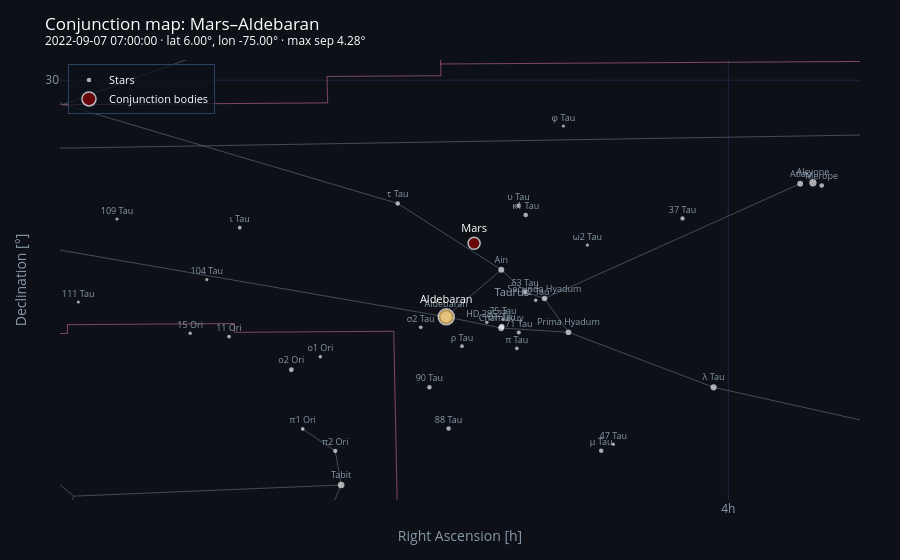

Notebook source saved alongside this figure:
### Markdown cell above
### Sky map with stellar context

`plot_map()` draws the conjunction on a Plotly equatorial map with stars from the visible catalogue and **constellation names** in the field of view (same spirit as `Stars.plot_stars`). The view is centred on the geometric mean of the body directions and is only produced when `in_conjunction` is true.

### Code cell
conjunction.plot_map(mag_namelimit=5.0)

### Figure 1 — Plotly figure (JSON) as saved in the notebook; plotly's stock layout.template omitted (floating-point values rounded to 4 significant figures; data arrays with more than 128 entries replaced by an {"elided": "..."} marker saying what was removed)
{"data": [{"hoverinfo": "skip", "line": {"color": "rgba(230, 120, 170, 0.65)", "width": 0.8}, "mode": "lines", "name": "boundaries", "showlegend": false, "type": "scatter", "x": {"elided": "8054 float values"}, "y": {"elided": "8054 float values"}}, {"hoverinfo": "skip", "line": {"color": "rgba(110, 125, 145, 0.55)", "width": 1}, "mode": "lines", "name": "asterisms", "showlegend": false, "type": "scatter", "x": {"elided": "2044 float values"}, "y": {"elided": "2044 float values"}}, {"hoverinfo": "skip", "mode": "text", "name": "constellation labels", "showlegend": false, "text": ["Taurus"], "textfont": {"color": "rgba(180, 195, 215, 0.82)", "size": 11}, "type": "scatter", "x": [67.14], "y": [17.88]}, {"customdata": [[0.87, "Aldebaran"], [2.85, "Alcyone"], [3.19, "Tabit"], [3.4, "Chamukuy"], [3.41, "λ Tau"], [3.53, "Ain"], [3.62, "Atlas"], [3.65, "Prima Hyadum"], [3.77, "Secunda Hyadum"], [3.84, "θ1 Tau"], [4.06, "ο2 Ori"], [4.14, "Merope"], [4.21, "κ1 Tau"], [4.25, "88 Tau"], [4.27, "μ Tau"], [4.27, "90 Tau"], [4.27, "τ Tau"], [4.28, "υ Tau"], [4.3, "δ3 Tau"], [4.35, "π2 Ori"], [4.36, "37 Tau"], [4.48, "71 Tau"], [4.62, "ι Tau"], [4.64, "π1 Ori"], [4.65, "ρ Tau"], [4.65, "11 Ori"], [4.67, "σ2 Tau"], [4.69, "π Tau"], [4.71, "ο1 Ori"], [4.78, "HD 28527"], [4.8, "δ2 Tau"], [4.81, "15 Ori"], [4.84, "47 Tau"], [4.91, "104 Tau"], [4.93, "ω2 Tau"], [4.96, "75 Tau"], [4.96, "109 Tau"], [4.97, "φ Tau"], [5, "111 Tau"]], "hovertemplate": "<b>%{customdata[1]}</b><br>RA: %{x:.2f}°<br>Dec: %{y:.2f}°<br>V mag: %{customdata[0]:.2f}<extra></extra>", "marker": {"color": "white", "line": {"width": 0}, "opacity": 0.65, "size": [11.26, 7.3, 6.62, 6.2, 6.18, 5.94, 5.76, 5.7, 5.46, 5.32, 4.88, 4.72, 4.58, 4.5, 4.46, 4.46, 4.46, 4.44, 4.4, 4.3, 4.28, 4.04, 3.76, 3.72, 3.7, 3.7, 3.66, 3.62, 3.58, 3.44, 3.4, 3.38, 3.32, 3.18, 3.14, 3.08, 3.08, 3.06, 3.0], "symbol": "circle"}, "mode": "markers+text", "name": "Stars", "showlegend": true, "text": ["Aldebaran", "Alcyone", "Tabit", "Chamukuy", "λ Tau", "Ain", "Atlas", "Prima Hyadum", "Secunda Hyadum", "θ1 Tau", "ο2 Ori", "Merope", "κ1 Tau", "88 Tau", "μ Tau", "90 Tau", "τ Tau", "υ Tau", "δ3 Tau", "π2 Ori", "37 Tau", "71 Tau", "ι Tau", "π1 Ori", "ρ Tau", "11 Ori", "σ2 Tau", "π Tau", "ο1 Ori", "HD 28527", "δ2 Tau", "15 Ori", "47 Tau", "104 Tau", "ω2 Tau", "75 Tau", "109 Tau", "φ Tau", "111 Tau"], "textfont": {"color": "#8899aa", "size": 9}, "textposition": "top center", "type": "scatter", "x": [69.31, 57.21, 72.77, 67.49, 60.49, 67.49, 57.63, 65.27, 66.06, 67.47, 74.41, 56.92, 66.68, 69.23, 64.19, 69.86, 70.9, 66.92, 66.7, 72.96, 61.51, 66.91, 76.11, 74.04, 68.78, 76.47, 70.14, 66.97, 73.45, 67.97, 66.35, 77.75, 63.79, 77.2, 64.65, 67.43, 80.16, 65.44, 81.44], "y": [16.55, 24.17, 6.999, 15.92, 12.55, 19.23, 24.12, 15.68, 17.59, 16.01, 13.55, 24.02, 22.34, 10.21, 8.948, 12.55, 23.0, 22.86, 17.98, 8.937, 22.14, 15.67, 21.62, 10.19, 14.89, 15.43, 15.96, 14.76, 14.29, 16.24, 17.49, 15.62, 9.32, 18.67, 20.63, 16.41, 22.12, 27.4, 17.4]}, {"hovertemplate": "<b>%{text}</b><br>RA: %{x:.2f}°<br>Dec: %{y:.2f}°<extra></extra>", "marker": {"color": ["#8E0000", "#ffcc66"], "line": {"color": "white", "width": 1.5}, "size": [12, 16], "symbol": "circle"}, "mode": "markers+text", "name": "Conjunction bodies", "text": ["Mars", "Aldebaran"], "textfont": {"color": "white", "size": 11}, "textposition": "top center", "type": "scatter", "x": [68.38, 69.3], "y": [20.74, 16.56]}], "layout": {"autosize": true, "font": {"color": "white"}, "height": 560, "legend": {"bgcolor": "rgba(10,16,26,0.7)", "bordercolor": "#2c4060", "borderwidth": 1, "font": {"size": 11}, "x": 0.01, "xanchor": "left", "y": 0.99, "yanchor": "top"}, "margin": {"b": 60, "l": 60, "r": 40, "t": 60}, "paper_bgcolor": "#0d1117", "plot_bgcolor": "#0d1117", "title": {"text": "Conjunction map: Mars–Aldebaran<br><sup>2022-09-07 07:00:00 · lat 6.00°, lon -75.00° · max sep 4.28°</sup>"}, "xaxis": {"autorange": false, "color": "#8899aa", "gridcolor": "#1a2740", "range": [82.04, 55.66], "showgrid": true, "ticktext": ["0h", "2h", "4h", "6h", "8h", "10h", "12h", "14h", "16h", "18h", "20h", "22h", "24h"], "tickvals": [0, 30, 60, 90, 120, 150, 180, 210, 240, 270, 300, 330, 360], "title": {"text": "Right Ascension [h]"}, "zeroline": false}, "yaxis": {"autorange": false, "color": "#8899aa", "gridcolor": "#1a2740", "range": [6.149, 31.15], "showgrid": true, "tickvals": [-90, -60, -30, 0, 30, 60, 90], "title": {"text": "Declination [°]"}, "zeroline": false}}}
